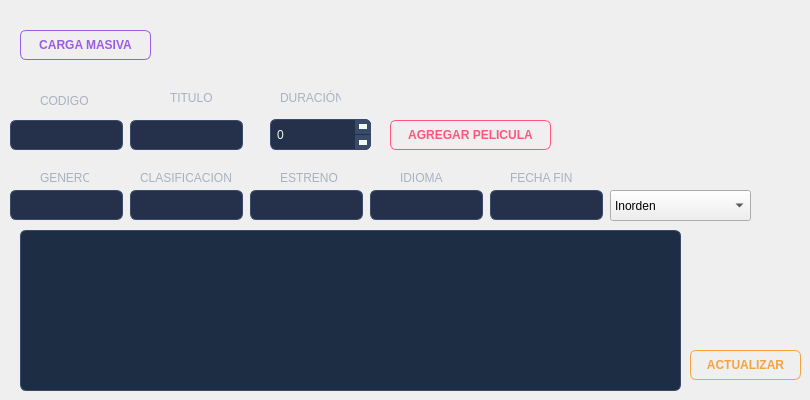
      <widget class="QWidget" name="CARTELERA">
       <attribute name="title">
        <string>CARTELERA</string>
       </attribute>
       <widget class="QPushButton" name="btnCargaMasiva">
        <property name="geometry">
         <rect>
          <x>20</x>
          <y>30</y>
          <width>131</width>
          <height>30</height>
         </rect>
        </property>
        <property name="styleSheet">
         <string notr="true">QPushButton {
    background-color: transparent;
    color: #9B5DE5;
    border: 1px solid #9B5DE5;
    border-radius: 6px;
    padding: 6px 14px;
    font-family: &quot;Montserrat&quot;;
    font-weight: 600;
}
QPushButton:hover {
    background-color: #9B5DE5;
    color: #F1FAEE;
}
QPushButton:pressed {
    background-color: #7E3FCC;
    border: 1px solid #7E3FCC;
    color: #F1FAEE;
}</string>
        </property>
        <property name="text">
         <string>CARGA MASIVA</string>
        </property>
       </widget>
       <widget class="QLineEdit" name="txtTitulo">
        <property name="geometry">
         <rect>
          <x>130</x>
          <y>120</y>
          <width>113</width>
          <height>30</height>
         </rect>
        </property>
        <property name="styleSheet">
         <string notr="true">QLineEdit {
    background-color: #25314A;
    border: 1px solid #3A4A6B;
    border-radius: 6px;
    padding: 6px 10px;
    color: #F1FAEE;
    font-family: &quot;Montserrat&quot;;
    font-size: 13px;
}
QLineEdit:focus {
    border: 1px solid #4A6FA5;
}</string>
        </property>
       </widget>
       <widget class="QLineEdit" name="txtCodigo">
        <property name="geometry">
         <rect>
          <x>10</x>
          <y>120</y>
          <width>113</width>
          <height>30</height>
         </rect>
        </property>
        <property name="styleSheet">
         <string notr="true">QLineEdit {
    background-color: #25314A;
    border: 1px solid #3A4A6B;
    border-radius: 6px;
    padding: 6px 10px;
    color: #F1FAEE;
    font-family: &quot;Montserrat&quot;;
    font-size: 13px;
}
QLineEdit:focus {
    border: 1px solid #4A6FA5;
}</string>
        </property>
        <property name="text">
         <string/>
        </property>
       </widget>
       <widget class="QLabel" name="label_2">
        <property name="geometry">
         <rect>
          <x>170</x>
          <y>90</y>
          <width>49</width>
          <height>16</height>
         </rect>
        </property>
        <property name="styleSheet">
         <string notr="true">font-family: &quot;Montserrat Medium&quot;;
font-size: 12px;
color: #A8B2C1;
background: transparent;</string>
        </property>
        <property name="text">
         <string>TITULO</string>
        </property>
       </widget>
       <widget class="QLabel" name="label">
        <property name="geometry">
         <rect>
          <x>40</x>
          <y>90</y>
          <width>61</width>
          <height>21</height>
         </rect>
        </property>
        <property name="styleSheet">
         <string notr="true">font-family: &quot;Montserrat &quot;;
font-size: 12px;
color: #A8B2C1;
background: transparent;</string>
        </property>
        <property name="text">
         <string>CODIGO</string>
        </property>
       </widget>
       <widget class="QSpinBox" name="spinDuracion">
        <property name="geometry">
         <rect>
          <x>270</x>
          <y>119</y>
          <width>101</width>
          <height>31</height>
         </rect>
        </property>
        <property name="styleSheet">
         <string notr="true">QSpinBox {
    background-color: #25314A;
    border: 1px solid #3A4A6B;
    border-radius: 6px;
    padding: 4px;
    color: #F1FAEE;
}

QSpinBox:hover {
    border: 1px solid #4A6FA5;
}

QSpinBox:focus {
    border: 1px solid #4A6FA5;
}

QSpinBox::up-button {
    subcontrol-origin: border;
    subcontrol-position: top right;
    width: 16px;
    background-color: #3A4A6B;
    border-top-right-radius: 6px;
    border: none;
}

QSpinBox::down-button {
    subcontrol-origin: border;
    subcontrol-position: bottom right;
    width: 16px;
    background-color: #3A4A6B;
    border-bottom-right-radius: 6px;
    border: none;
}

QSpinBox::up-button:hover {
    background-color: #2A9D6F;
}

QSpinBox::down-button:hover {
    background-color: #E63946;
}

QSpinBox::up-arrow {
    width: 0px;
    height: 0px;
    border-left: 4px solid transparent;
    border-right: 4px solid transparent;
    border-bottom: 5px solid #F1FAEE;
}

QSpinBox::down-arrow {
    width: 0px;
    height: 0px;
    border-left: 4px solid transparent;
    border-right: 4px solid transparent;
    border-top: 5px solid #F1FAEE;
}</string>
        </property>
       </widget>
       <widget class="QLabel" name="label_11">
        <property name="geometry">
         <rect>
          <x>280</x>
          <y>90</y>
          <width>61</width>
          <height>16</height>
         </rect>
        </property>
        <property name="styleSheet">
         <string notr="true">font-family: &quot;Montserrat Medium&quot;;
font-size: 12px;
color: #A8B2C1;
background: transparent;</string>
        </property>
        <property name="text">
         <string>DURACIÓN</string>
        </property>
       </widget>
       <widget class="QPushButton" name="btnAgregarPelicula">
        <property name="geometry">
         <rect>
          <x>390</x>
          <y>120</y>
          <width>161</width>
          <height>30</height>
         </rect>
        </property>
        <property name="styleSheet">
         <string notr="true">QPushButton {
    background-color: transparent;
    color: #FF557F;
    border: 1px solid #FF557F;
    border-radius: 6px;
    padding: 6px 14px;
    font-family: &quot;Montserrat&quot;;
    font-weight: 600;
}
QPushButton:hover {
    background-color: #FF557F;
    color: #0D1321;
}
QPushButton:pressed {
    background-color: #E03D66;
    border: 1px solid #E03D66;
    color: #0D1321;
}</string>
        </property>
        <property name="text">
         <string>AGREGAR PELICULA</string>
        </property>
       </widget>
       <widget class="QLineEdit" name="txtFin">
        <property name="geometry">
         <rect>
          <x>490</x>
          <y>190</y>
          <width>113</width>
          <height>30</height>
         </rect>
        </property>
        <property name="styleSheet">
         <string notr="true">QLineEdit {
    background-color: #25314A;
    border: 1px solid #3A4A6B;
    border-radius: 6px;
    padding: 6px 10px;
    color: #F1FAEE;
    font-family: &quot;Montserrat&quot;;
    font-size: 13px;
}
QLineEdit:focus {
    border: 1px solid #4A6FA5;
}</string>
        </property>
       </widget>
       <widget class="QLineEdit" name="txtEstreno">
        <property name="geometry">
         <rect>
          <x>250</x>
          <y>190</y>
          <width>113</width>
          <height>30</height>
         </rect>
        </property>
        <property name="styleSheet">
         <string notr="true">QLineEdit {
    background-color: #25314A;
    border: 1px solid #3A4A6B;
    border-radius: 6px;
    padding: 6px 10px;
    color: #F1FAEE;
    font-family: &quot;Montserrat&quot;;
    font-size: 13px;
}
QLineEdit:focus {
    border: 1px solid #4A6FA5;
}</string>
        </property>
       </widget>
       <widget class="QLabel" name="label_4">
        <property name="geometry">
         <rect>
          <x>280</x>
          <y>170</y>
          <width>61</width>
          <height>16</height>
         </rect>
        </property>
        <property name="styleSheet">
         <string notr="true">font-family: &quot;Montserrat Medium&quot;;
font-size: 12px;
color: #A8B2C1;
background: transparent;</string>
        </property>
        <property name="text">
         <string>ESTRENO</string>
        </property>
       </widget>
       <widget class="QLineEdit" name="txtIdioma">
        <property name="geometry">
         <rect>
          <x>370</x>
          <y>190</y>
          <width>113</width>
          <height>30</height>
         </rect>
        </property>
        <property name="styleSheet">
         <string notr="true">QLineEdit {
    background-color: #25314A;
    border: 1px solid #3A4A6B;
    border-radius: 6px;
    padding: 6px 10px;
    color: #F1FAEE;
    font-family: &quot;Montserrat&quot;;
    font-size: 13px;
}
QLineEdit:focus {
    border: 1px solid #4A6FA5;
}</string>
        </property>
       </widget>
       <widget class="QLabel" name="label_3">
        <property name="geometry">
         <rect>
          <x>140</x>
          <y>170</y>
          <width>91</width>
          <height>16</height>
         </rect>
        </property>
        <property name="styleSheet">
         <string notr="true">font-family: &quot;Montserrat Medium&quot;;
font-size: 12px;
color: #A8B2C1;
background: transparent;</string>
        </property>
        <property name="text">
         <string>CLASIFICACION</string>
        </property>
       </widget>
       <widget class="QLabel" name="label_6">
        <property name="geometry">
         <rect>
          <x>510</x>
          <y>170</y>
          <width>71</width>
          <height>16</height>
         </rect>
        </property>
        <property name="styleSheet">
         <string notr="true">font-family: &quot;Montserrat Medium&quot;;
font-size: 12px;
color: #A8B2C1;
background: transparent;</string>
        </property>
        <property name="text">
         <string>FECHA FIN</string>
        </property>
       </widget>
       <widget class="QLineEdit" name="txtGenero">
        <property name="geometry">
         <rect>
          <x>10</x>
          <y>190</y>
          <width>113</width>
          <height>30</height>
         </rect>
        </property>
        <property name="styleSheet">
         <string notr="true">QLineEdit {
    background-color: #25314A;
    border: 1px solid #3A4A6B;
    border-radius: 6px;
    padding: 6px 10px;
    color: #F1FAEE;
    font-family: &quot;Montserrat&quot;;
    font-size: 13px;
}
QLineEdit:focus {
    border: 1px solid #4A6FA5;
}</string>
        </property>
        <property name="text">
         <string/>
        </property>
       </widget>
       <widget class="QLineEdit" name="txtClasificacion">
        <property name="geometry">
         <rect>
          <x>130</x>
          <y>190</y>
          <width>113</width>
          <height>30</height>
         </rect>
        </property>
        <property name="styleSheet">
         <string notr="true">QLineEdit {
    background-color: #25314A;
    border: 1px solid #3A4A6B;
    border-radius: 6px;
    padding: 6px 10px;
    color: #F1FAEE;
    font-family: &quot;Montserrat&quot;;
    font-size: 13px;
}
QLineEdit:focus {
    border: 1px solid #4A6FA5;
}</string>
        </property>
       </widget>
       <widget class="QLabel" name="GENERO">
        <property name="geometry">
         <rect>
          <x>40</x>
          <y>170</y>
          <width>49</width>
          <height>16</height>
         </rect>
        </property>
        <property name="styleSheet">
         <string notr="true">font-family: &quot;Montserrat Medium&quot;;
font-size: 12px;
color: #A8B2C1;
background: transparent;</string>
        </property>
        <property name="text">
         <string>GENERO</string>
        </property>
       </widget>
       <widget class="QLabel" name="label_5">
        <property name="geometry">
         <rect>
          <x>400</x>
          <y>170</y>
          <width>49</width>
          <height>16</height>
         </rect>
        </property>
        <property name="styleSheet">
         <string notr="true">font-family: &quot;Montserrat Medium&quot;;
font-size: 12px;
color: #A8B2C1;
background: transparent;</string>
        </property>
        <property name="text">
         <string>IDIOMA</string>
        </property>
       </widget>
       <widget class="QTableWidget" name="tablaCarteleraAdmin">
        <property name="geometry">
         <rect>
          <x>20</x>
          <y>230</y>
          <width>661</width>
          <height>161</height>
         </rect>
        </property>
        <property name="styleSheet">
         <string notr="true">QTableWidget {
    background-color: #1D2D44;
    alternate-background-color: #25314A;
    color: #F1FAEE;
    gridline-color: #3A4A6B;
    border-radius: 6px;
    border: 1px solid #3A4A6B;
}
QHeaderView::section {
    background-color: #0D1321;
    color: #F1FAEE;
    padding: 6px;
    border: none;
    font-weight: bold;
}</string>
        </property>
       </widget>
       <widget class="QPushButton" name="btnActualizarCartelera">
        <property name="geometry">
         <rect>
          <x>690</x>
          <y>350</y>
          <width>111</width>
          <height>30</height>
         </rect>
        </property>
        <property name="styleSheet">
         <string notr="true">QPushButton {
    background-color: transparent;
    color: #F4A340;
    border: 1px solid #F4A340;
    border-radius: 6px;
    padding: 6px 14px;
    font-family: &quot;Montserrat&quot;;
    font-weight: 600;
}
QPushButton:hover {
    background-color: #F4A340;
    color: #0D1321;
}
QPushButton:pressed {
    background-color: #D4872A;
    border: 1px solid #D4872A;
    color: #0D1321;
}</string>
        </property>
        <property name="text">
         <string>ACTUALIZAR</string>
        </property>
       </widget>
       <widget class="QComboBox" name="cmbOrdenPeliculas">
        <property name="geometry">
         <rect>
          <x>610</x>
          <y>190</y>
          <width>141</width>
          <height>31</height>
         </rect>
        </property>
        <item>
         <property name="text">
          <string>Inorden</string>
         </property>
        </item>
        <item>
         <property name="text">
          <string>Preorden</string>
         </property>
        </item>
        <item>
         <property name="text">
          <string>Postorden</string>
         </property>
        </item>
       </widget>
      </widget>
